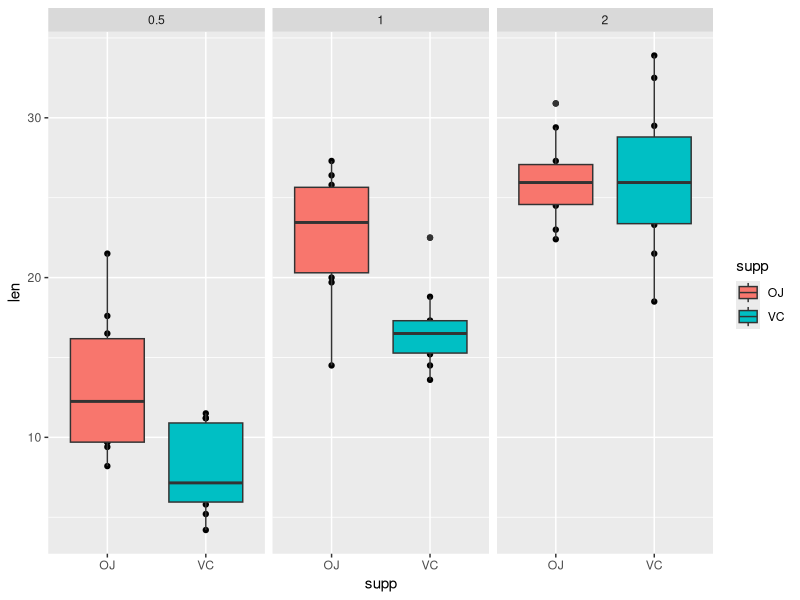

Write R code to recreate this figure. (Note: this script raises an error after producing the figure.)
## ---- chunk 1
knitr::opts_chunk$set(echo = TRUE)
## ---- chunk 2
library(datasets)
library(ggplot2)
data(ToothGrowth)
head(ToothGrowth)
## ---- chunk 3
tg <- ToothGrowth
tg$dose <- as.factor(tg$dose)
qplot(x=supp,y=len,data = tg,facets = .~dose) + geom_boxplot(aes(fill = supp))
## ---- chunk 4
dim(tg)
summary(tg)
## ---- chunk 5
OJ <- tg[tg$supp == "OJ",]
VC <- tg[tg$supp == "VC",]
OJdose1 <- tg[tg$supp == "OJ" & tg$dose == 0.5,]
OJdose2 <- tg[tg$supp == "OJ" & tg$dose == 1,]
OJdose3 <- tg[tg$supp == "OJ" & tg$dose == 2,]
VCdose1 <- tg[tg$supp == "VC" & tg$dose == 0.5,]
VCdose2 <- tg[tg$supp == "VC" & tg$dose == 1,]
VCdose3 <- tg[tg$supp == "VC" & tg$dose == 2,]
dim(OJ)
dim(VC)
dim(OJdose1)
dim(OJdose2)
dim(OJdose3)
dim(VCdose1)
dim(VCdose2)
dim(VCdose3)
## ---- chunk 6
t.test(len ~ supp, data = tg,paired=FALSE, var.equal = FALSE )$conf
## ---- chunk 7
t.test(OJdose1$len, VCdose1$len, paired = FALSE, var.equal = FALSE)$conf
t.test(OJdose2$len, VCdose2$len, paired = FALSE, var.equal = FALSE)$conf
t.test(OJdose3$len, VCdose3$len, paired = FALSE, var.equal = FALSE)$conf
## ---- chunk 8
t.test(OJdose1$len, OJdose2$len, paired = FALSE, var.equal = FALSE)$conf
t.test(OJdose1$len, OJdose3$len, paired = FALSE, var.equal = FALSE)$conf
t.test(OJdose2$len, OJdose3$len, paired = FALSE, var.equal = FALSE)$conf
t.test(VCdose1$len, VCdose2$len, paired = FALSE, var.equal = FALSE)$conf
t.test(VCdose1$len, VCdose3$len, paired = FALSE, var.equal = FALSE)$conf
t.test(VCdose2$len, VCdose3$len, paired = FALSE, var.equal = FALSE)$conf
